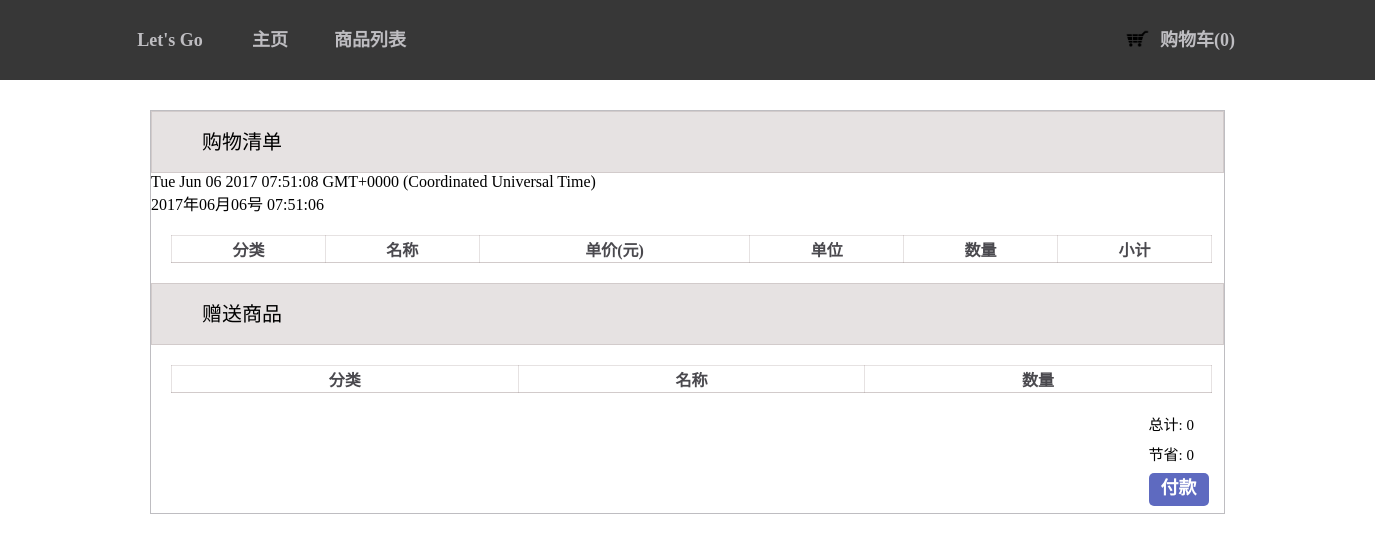
/payment/, run on an earlier commit of the app's database.
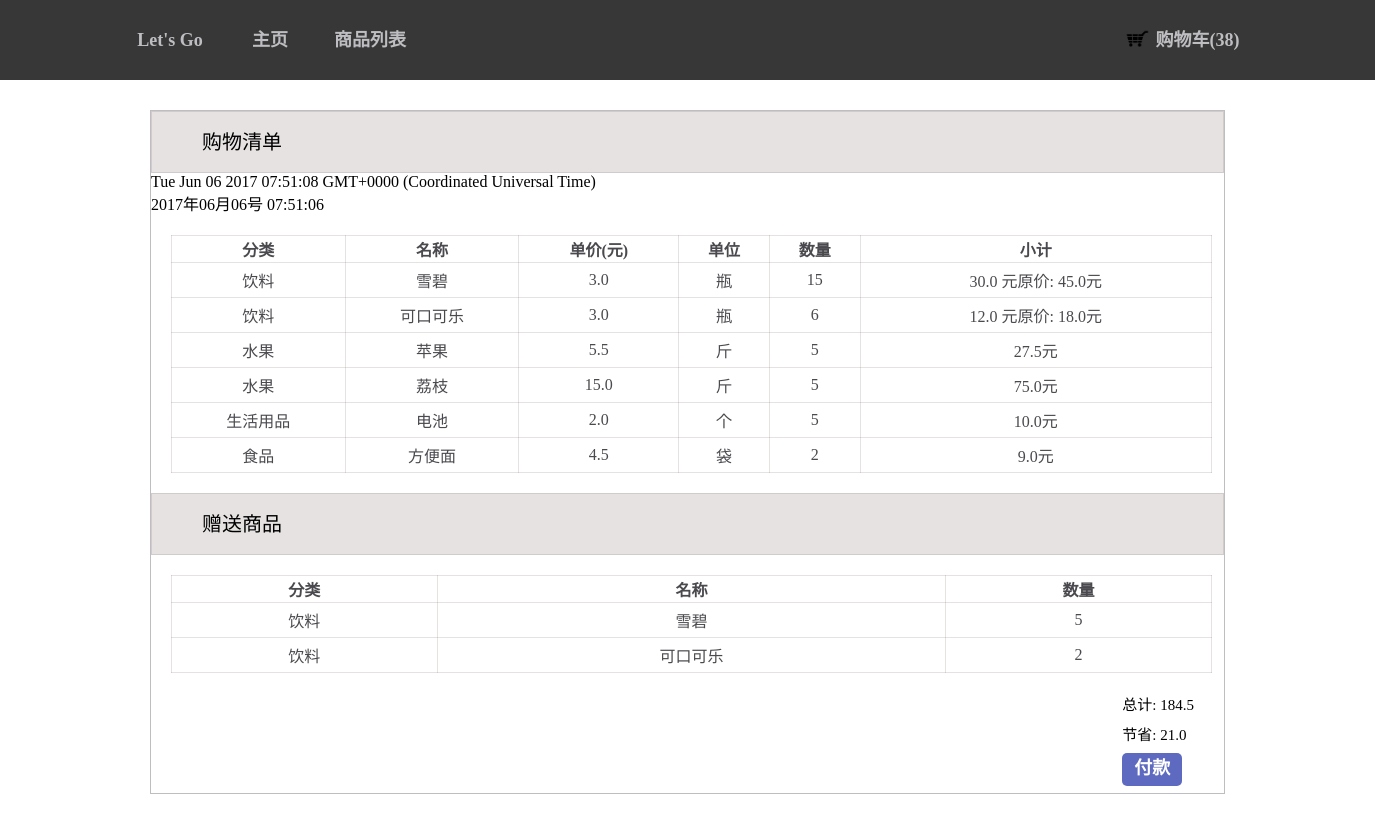
And on a later commit of the database.
### blog/models.py (models this page shows)
class Purchase(models.Model):
    type = models.CharField(max_length=200)
    name = models.CharField(max_length=200)
    price = models.FloatField(default='')
    unit = models.CharField(max_length=200)
    goods_id = models.IntegerField(default=0,null=False)
    count = models.IntegerField(default=0)
    subtotal = models.FloatField(default=0)
    free_counts = models.FloatField(default=0)
    free = models.IntegerField(default=0)
    free_count = models.IntegerField(default=0)
    free_moeny = models.FloatField(default=0)
    def total():
        total_count = 0
        self = Purchase.objects.all()
        for items in self:
            total_count += items.count
        return total_count
    def shop_total():
        totals = 0
        self = Purchase.objects.all()
        for items in self:
            totals += items.subtotal
        return totals
    def shop_moeny():
        moeny = 0
        self = Purchase.objects.all()
        for items in self:
            moeny += items.free_moeny
        return moeny

### blog/views.py (the view)
# urls.py: url(r'^payment/$',views.payment ,name='pavment')
def payment(request):
    purchase = Purchase.objects.all()
    moeny = Purchase.shop_moeny()
    if request.method == 'POST':
        Purchase.objects.all().delete()
    local = time.strftime("%Y年%m月%d号 %X ", time.localtime())
    return render(request, 'blog/payment.html', {'total_count':Purchase.total(),'purchase': purchase,'totals':Purchase.shop_total(),'local':local,'moeny':Purchase.shop_moeny()})

### blog/templates/blog/payment.html (shortened to what this page needs)
{% extends 'blog/list.html' %}
{% load staticfiles %}
{% block css %}
    <link rel="stylesheet" href="{% static 'css/payment.css' %}">
{% endblock %}
{% block content %}
<div class="list">
    <div class="mark">购物清单</div>
    <div id='clock'></div>
<div>{{ local }}</div>
        <table>
            <tr>
                <th>分类</th>
                <th>名称</th>
                <th>单价(元)</th>
                <th>单位</th>
                <th>数量</th>
                <th>小计</th>
            </tr>
            <tr>
                {% for purchase in purchase %}
                    <td>{{ purchase.type }}</td>
                    <td>{{ purchase.name }}</td>
                    <td>{{ purchase.price }}</td>
                    <td>{{ purchase.unit }}</td>
                    <td>{{ purchase.count }}</td>
                    <td>{% if purchase.free_moeny > 0%}
                        {{ purchase.free_counts }}
                        元原价:{% endif %}
                        {{ purchase.subtotal }}元
                    </td>
            </tr>
            {% endfor %}
        </table>
        <div class="freeList">赠送商品</div>
<table>
    <tr>
        <th>分类</th>
        <th>名称</th>
        <th>数量</th>
    </tr>
     <tr>
         {% for purchase in purchase %}
         {% if purchase.free_count != 0%}
         <td>{{ purchase.type }}</td>
         <td>{{ purchase.name }}</td>
         <td>{{ purchase.free_count }}</td>
         {% endif %}
     </tr>
{% endfor %}
</table>
        <div class="word">
            <p>总计: {{ totals }}</p>
            <p>节省:  {{ moeny }}</p>
            <div class="determine">付款</div>
        </div>
<div class="blank"></div>
</div>
{% endblock content %}

What changed in the data, as far as the page shows it:
added Purchase: type "饮料", name "雪碧", price "3.0", unit "瓶", count "15", free_counts "30.0", subtotal "45.0", free_count "5"
added Purchase: type "饮料", name "可口可乐", price "3.0", unit "瓶", count "6", free_counts "12.0", subtotal "18.0", free_count "2"
added Purchase: type "水果", name "苹果", price "5.5", unit "斤", count "5", subtotal "27.5"
added Purchase: type "水果", name "荔枝", price "15.0", unit "斤", count "5", subtotal "75.0"
added Purchase: type "生活用品", name "电池", price "2.0", unit "个", count "5", subtotal "10.0"
added Purchase: type "食品", name "方便面", price "4.5", unit "袋", count "2", subtotal "9.0"
Also different on the page:
{{ total_count }}: "0" → "38"
{{ totals }}: "0" → "184.5"
{{ moeny }}: "0" → "21.0"
